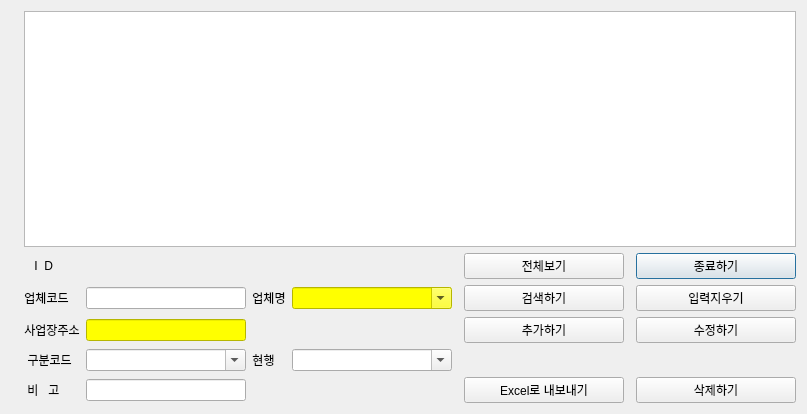
<?xml version="1.0" encoding="UTF-8"?>
<ui version="4.0">
 <class>CustomerAddressDialog</class>
 <widget class="QDialog" name="CustomerAddressDialog">
  <property name="geometry">
   <rect>
    <x>0</x>
    <y>0</y>
    <width>807</width>
    <height>414</height>
   </rect>
  </property>
  <property name="sizePolicy">
   <sizepolicy hsizetype="Expanding" vsizetype="Expanding">
    <horstretch>0</horstretch>
    <verstretch>0</verstretch>
   </sizepolicy>
  </property>
  <property name="windowTitle">
   <string>업체 주소록</string>
  </property>
  <layout class="QGridLayout" name="gridLayout_2">
   <item row="0" column="0">
    <layout class="QGridLayout" name="gridLayout">
     <item row="0" column="1" colspan="8">
      <widget class="QTableView" name="tv_caddress">
       <property name="sizePolicy">
        <sizepolicy hsizetype="Expanding" vsizetype="Expanding">
         <horstretch>0</horstretch>
         <verstretch>1</verstretch>
        </sizepolicy>
       </property>
      </widget>
     </item>
     <item row="1" column="8">
      <widget class="QPushButton" name="pb_caddress_close">
       <property name="sizePolicy">
        <sizepolicy hsizetype="Expanding" vsizetype="Fixed">
         <horstretch>0</horstretch>
         <verstretch>0</verstretch>
        </sizepolicy>
       </property>
       <property name="text">
        <string>종료하기</string>
       </property>
      </widget>
     </item>
     <item row="1" column="2">
      <widget class="QLabel" name="lbl_caddress_id">
       <property name="sizePolicy">
        <sizepolicy hsizetype="MinimumExpanding" vsizetype="MinimumExpanding">
         <horstretch>0</horstretch>
         <verstretch>0</verstretch>
        </sizepolicy>
       </property>
       <property name="text">
        <string/>
       </property>
      </widget>
     </item>
     <item row="5" column="0">
      <widget class="QLabel" name="label_8">
       <property name="sizePolicy">
        <sizepolicy hsizetype="Fixed" vsizetype="MinimumExpanding">
         <horstretch>0</horstretch>
         <verstretch>0</verstretch>
        </sizepolicy>
       </property>
       <property name="text">
        <string/>
       </property>
       <property name="alignment">
        <set>Qt::AlignCenter</set>
       </property>
      </widget>
     </item>
     <item row="1" column="1">
      <widget class="QLabel" name="label">
       <property name="sizePolicy">
        <sizepolicy hsizetype="Fixed" vsizetype="Fixed">
         <horstretch>0</horstretch>
         <verstretch>0</verstretch>
        </sizepolicy>
       </property>
       <property name="text">
        <string>   I  D  </string>
       </property>
       <property name="alignment">
        <set>Qt::AlignCenter</set>
       </property>
      </widget>
     </item>
     <item row="5" column="8">
      <widget class="QPushButton" name="pb_caddress_delete">
       <property name="sizePolicy">
        <sizepolicy hsizetype="Expanding" vsizetype="Fixed">
         <horstretch>0</horstretch>
         <verstretch>0</verstretch>
        </sizepolicy>
       </property>
       <property name="text">
        <string>삭제하기</string>
       </property>
      </widget>
     </item>
     <item row="3" column="1">
      <widget class="QLabel" name="label_7">
       <property name="sizePolicy">
        <sizepolicy hsizetype="Fixed" vsizetype="Fixed">
         <horstretch>0</horstretch>
         <verstretch>0</verstretch>
        </sizepolicy>
       </property>
       <property name="text">
        <string>사업장주소</string>
       </property>
       <property name="alignment">
        <set>Qt::AlignCenter</set>
       </property>
      </widget>
     </item>
     <item row="5" column="2">
      <widget class="QLineEdit" name="entry_caddress_remark">
       <property name="sizePolicy">
        <sizepolicy hsizetype="MinimumExpanding" vsizetype="Fixed">
         <horstretch>0</horstretch>
         <verstretch>0</verstretch>
        </sizepolicy>
       </property>
      </widget>
     </item>
     <item row="5" column="1">
      <widget class="QLabel" name="label_6">
       <property name="sizePolicy">
        <sizepolicy hsizetype="Fixed" vsizetype="Fixed">
         <horstretch>0</horstretch>
         <verstretch>0</verstretch>
        </sizepolicy>
       </property>
       <property name="text">
        <string> 비   고 </string>
       </property>
       <property name="alignment">
        <set>Qt::AlignCenter</set>
       </property>
      </widget>
     </item>
     <item row="3" column="2">
      <widget class="QLineEdit" name="entry_caddress_address">
       <property name="sizePolicy">
        <sizepolicy hsizetype="Expanding" vsizetype="Fixed">
         <horstretch>0</horstretch>
         <verstretch>0</verstretch>
        </sizepolicy>
       </property>
       <property name="styleSheet">
        <string notr="true">background-color: rgb(255, 255, 0);</string>
       </property>
      </widget>
     </item>
     <item row="4" column="2">
      <widget class="QComboBox" name="cb_caddress_tname">
       <property name="sizePolicy">
        <sizepolicy hsizetype="Expanding" vsizetype="Fixed">
         <horstretch>0</horstretch>
         <verstretch>0</verstretch>
        </sizepolicy>
       </property>
       <property name="styleSheet">
        <string notr="true"/>
       </property>
       <property name="editable">
        <bool>true</bool>
       </property>
      </widget>
     </item>
     <item row="4" column="1">
      <widget class="QLabel" name="label_5">
       <property name="sizePolicy">
        <sizepolicy hsizetype="Fixed" vsizetype="Fixed">
         <horstretch>0</horstretch>
         <verstretch>0</verstretch>
        </sizepolicy>
       </property>
       <property name="text">
        <string> 구분코드</string>
       </property>
       <property name="alignment">
        <set>Qt::AlignCenter</set>
       </property>
      </widget>
     </item>
     <item row="4" column="3">
      <widget class="QLabel" name="label_4">
       <property name="sizePolicy">
        <sizepolicy hsizetype="Fixed" vsizetype="Fixed">
         <horstretch>0</horstretch>
         <verstretch>0</verstretch>
        </sizepolicy>
       </property>
       <property name="text">
        <string>현행</string>
       </property>
       <property name="alignment">
        <set>Qt::AlignCenter</set>
       </property>
      </widget>
     </item>
     <item row="4" column="4">
      <widget class="QComboBox" name="cb_caddress_active">
       <property name="sizePolicy">
        <sizepolicy hsizetype="Expanding" vsizetype="Fixed">
         <horstretch>0</horstretch>
         <verstretch>0</verstretch>
        </sizepolicy>
       </property>
       <property name="styleSheet">
        <string notr="true"/>
       </property>
       <property name="editable">
        <bool>true</bool>
       </property>
      </widget>
     </item>
     <item row="2" column="1">
      <widget class="QLabel" name="label_2">
       <property name="sizePolicy">
        <sizepolicy hsizetype="Fixed" vsizetype="Fixed">
         <horstretch>0</horstretch>
         <verstretch>0</verstretch>
        </sizepolicy>
       </property>
       <property name="text">
        <string>업체코드</string>
       </property>
       <property name="alignment">
        <set>Qt::AlignCenter</set>
       </property>
      </widget>
     </item>
     <item row="2" column="2">
      <widget class="QLineEdit" name="entry_caddress_code">
       <property name="sizePolicy">
        <sizepolicy hsizetype="MinimumExpanding" vsizetype="Fixed">
         <horstretch>0</horstretch>
         <verstretch>0</verstretch>
        </sizepolicy>
       </property>
      </widget>
     </item>
     <item row="2" column="3">
      <widget class="QLabel" name="label_3">
       <property name="sizePolicy">
        <sizepolicy hsizetype="Fixed" vsizetype="Fixed">
         <horstretch>0</horstretch>
         <verstretch>0</verstretch>
        </sizepolicy>
       </property>
       <property name="text">
        <string>업체명</string>
       </property>
       <property name="alignment">
        <set>Qt::AlignCenter</set>
       </property>
      </widget>
     </item>
     <item row="2" column="4">
      <widget class="QComboBox" name="cb_caddress_cname">
       <property name="sizePolicy">
        <sizepolicy hsizetype="Expanding" vsizetype="Fixed">
         <horstretch>0</horstretch>
         <verstretch>0</verstretch>
        </sizepolicy>
       </property>
       <property name="styleSheet">
        <string notr="true">background-color: rgb(255, 255, 0);</string>
       </property>
       <property name="editable">
        <bool>true</bool>
       </property>
      </widget>
     </item>
     <item row="1" column="6">
      <widget class="QPushButton" name="pb_caddress_show">
       <property name="sizePolicy">
        <sizepolicy hsizetype="Expanding" vsizetype="Fixed">
         <horstretch>0</horstretch>
         <verstretch>0</verstretch>
        </sizepolicy>
       </property>
       <property name="text">
        <string>전체보기</string>
       </property>
      </widget>
     </item>
     <item row="2" column="6">
      <widget class="QPushButton" name="pb_caddress_search">
       <property name="sizePolicy">
        <sizepolicy hsizetype="Expanding" vsizetype="Fixed">
         <horstretch>0</horstretch>
         <verstretch>0</verstretch>
        </sizepolicy>
       </property>
       <property name="text">
        <string>검색하기</string>
       </property>
      </widget>
     </item>
     <item row="3" column="6">
      <widget class="QPushButton" name="pb_caddress_insert">
       <property name="sizePolicy">
        <sizepolicy hsizetype="Expanding" vsizetype="Fixed">
         <horstretch>0</horstretch>
         <verstretch>0</verstretch>
        </sizepolicy>
       </property>
       <property name="text">
        <string>추가하기</string>
       </property>
      </widget>
     </item>
     <item row="5" column="6">
      <widget class="QPushButton" name="pb_caddress_excel_export">
       <property name="sizePolicy">
        <sizepolicy hsizetype="Expanding" vsizetype="Fixed">
         <horstretch>0</horstretch>
         <verstretch>0</verstretch>
        </sizepolicy>
       </property>
       <property name="text">
        <string>Excel로 내보내기</string>
       </property>
      </widget>
     </item>
     <item row="2" column="8">
      <widget class="QPushButton" name="pb_caddress_clear">
       <property name="sizePolicy">
        <sizepolicy hsizetype="Expanding" vsizetype="Fixed">
         <horstretch>0</horstretch>
         <verstretch>0</verstretch>
        </sizepolicy>
       </property>
       <property name="text">
        <string>입력지우기</string>
       </property>
      </widget>
     </item>
     <item row="3" column="8">
      <widget class="QPushButton" name="pb_caddress_update">
       <property name="sizePolicy">
        <sizepolicy hsizetype="Expanding" vsizetype="Fixed">
         <horstretch>0</horstretch>
         <verstretch>0</verstretch>
        </sizepolicy>
       </property>
       <property name="text">
        <string>수정하기</string>
       </property>
      </widget>
     </item>
    </layout>
   </item>
  </layout>
 </widget>
 <resources/>
 <connections/>
</ui>
